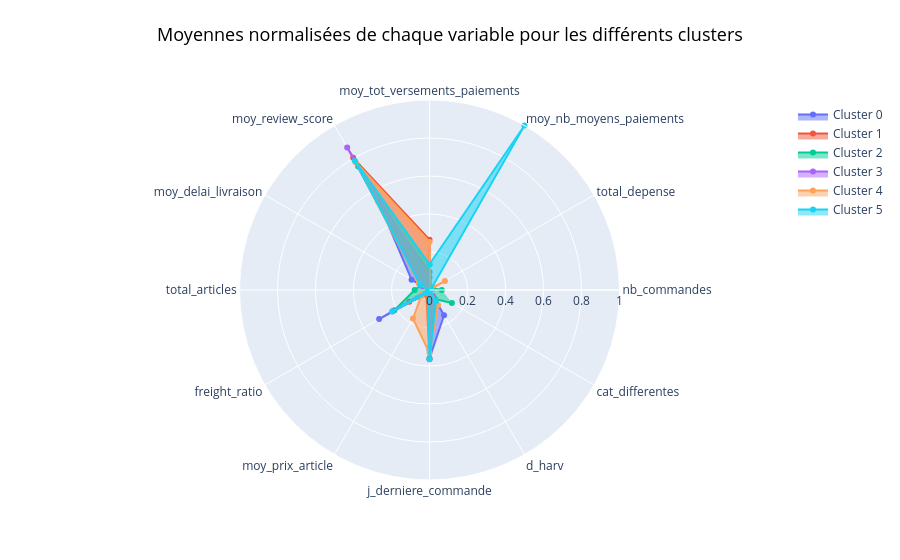

This figure's notebook cell:
### Code cell
cercle_kmeans(X_mm_clusters_moy, "kmeans_label")

### Figure 1 — Plotly figure (JSON) as saved in the notebook; plotly's stock layout.template omitted (floating-point values rounded to 4 significant figures)
{"data": [{"fill": "toself", "name": "Cluster 0", "r": [0.0001551, 0.007064, 6.032e-05, 0.09441, 0.5397, 0.1091, 0.006509, 0.3063, 0.01275, 0.3607, 0.1532, 0], "theta": ["nb_commandes", "total_depense", "moy_nb_moyens_paiements", "moy_tot_versements_paiements", "moy_review_score", "moy_delai_livraison", "total_articles", "freight_ratio", "moy_prix_article", "j_derniere_commande", "d_harv", "cat_differentes"], "type": "scatterpolar"}, {"fill": "toself", "name": "Cluster 1", "r": [3.473e-05, 0.01767, 0, 0.265, 0.8034, 0.05108, 0.00713, 0.1232, 0.03229, 0.3651, 0.05853, 0], "theta": ["nb_commandes", "total_depense", "moy_nb_moyens_paiements", "moy_tot_versements_paiements", "moy_review_score", "moy_delai_livraison", "total_articles", "freight_ratio", "moy_prix_article", "j_derniere_commande", "d_harv", "cat_differentes"], "type": "scatterpolar"}, {"fill": "toself", "name": "Cluster 2", "r": [0.0649, 0.01886, 0.01698, 0.1344, 0.7506, 0.05049, 0.07825, 0.2136, 0.01422, 0.3032, 0.05463, 0.1361], "theta": ["nb_commandes", "total_depense", "moy_nb_moyens_paiements", "moy_tot_versements_paiements", "moy_review_score", "moy_delai_livraison", "total_articles", "freight_ratio", "moy_prix_article", "j_derniere_commande", "d_harv", "cat_differentes"], "type": "scatterpolar"}, {"fill": "toself", "name": "Cluster 3", "r": [0, 0.006269, 0, 0.06704, 0.8665, 0.03943, 0.004207, 0.2228, 0.01168, 0.3154, 0.03585, 0], "theta": ["nb_commandes", "total_depense", "moy_nb_moyens_paiements", "moy_tot_versements_paiements", "moy_review_score", "moy_delai_livraison", "total_articles", "freight_ratio", "moy_prix_article", "j_derniere_commande", "d_harv", "cat_differentes"], "type": "scatterpolar"}, {"fill": "toself", "name": "Cluster 4", "r": [0.0007816, 0.09382, 0.009726, 0.2531, 0.7749, 0.06488, 0.006105, 0.04807, 0.1737, 0.3313, 0.09056, 0.000152], "theta": ["nb_commandes", "total_depense", "moy_nb_moyens_paiements", "moy_tot_versements_paiements", "moy_review_score", "moy_delai_livraison", "total_articles", "freight_ratio", "moy_prix_article", "j_derniere_commande", "d_harv", "cat_differentes"], "type": "scatterpolar"}, {"fill": "toself", "name": "Cluster 5", "r": [0.0006378, 0.008614, 0.9998, 0.1354, 0.7845, 0.05595, 0.005521, 0.2275, 0.01586, 0.3644, 0.06772, 0.002108], "theta": ["nb_commandes", "total_depense", "moy_nb_moyens_paiements", "moy_tot_versements_paiements", "moy_review_score", "moy_delai_livraison", "total_articles", "freight_ratio", "moy_prix_article", "j_derniere_commande", "d_harv", "cat_differentes"], "type": "scatterpolar"}], "layout": {"polar": {"radialaxis": {"range": [0, 1], "visible": true}}, "showlegend": true, "title": {"font": {"color": "black", "size": 18}, "text": "Moyennes normalisées de chaque variable pour les différents clusters", "x": 0.5, "xanchor": "center", "y": 0.95, "yanchor": "top"}}}
